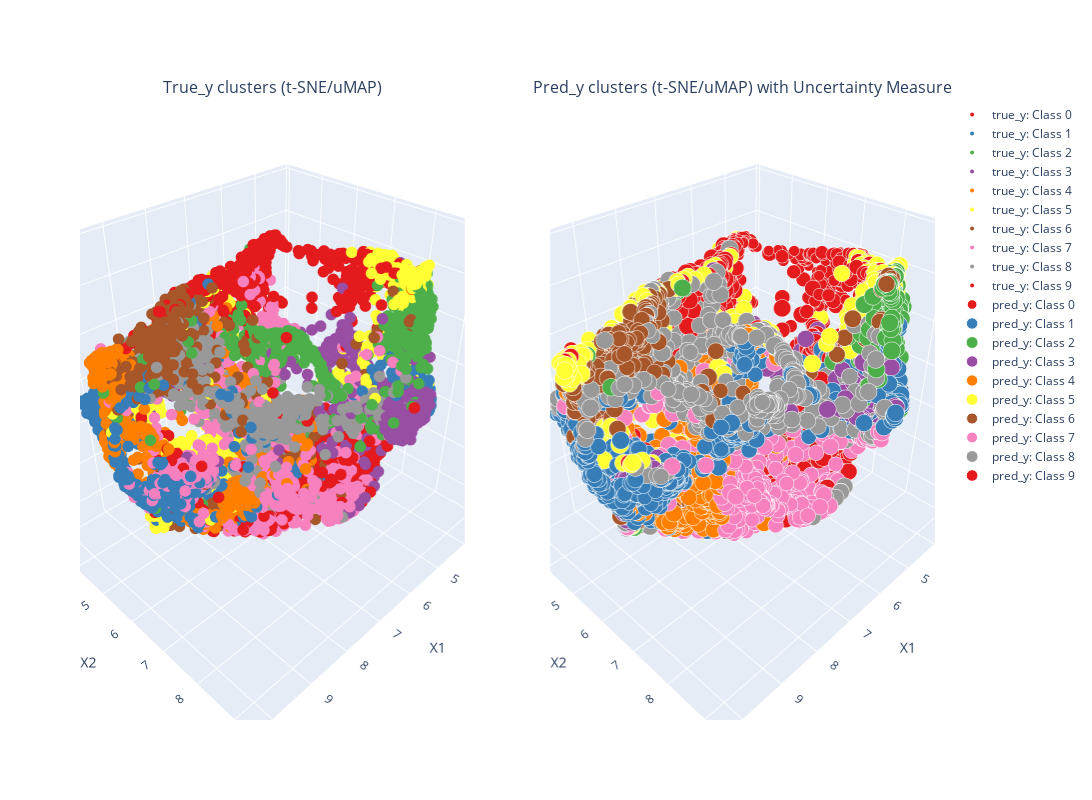

The cell this chart's notebook holds for it:
### Code cell
# BNN-VI-Mean-Field with no PCA on non-Linear-10D dataset

task_type = "classification"  # "regression" or "classification"
hid_dims = [30, 20]
prior_scale = 5.0
num_train = 500  # samples/steps
num_test = 100  # samples

print('Getting Dataset...', end=' ')
# train_X, train_y, test_X, test_y = get_MNIST_dataset()
# train_X, train_y, test_X, test_y = get_digits_dataset()
train_X, train_y, test_X, test_y = get_NonLinear_dataset(
    n_samples=50000,
    n_features=10,
    n_classes=10,
    n_clusters_per_class=3,
    n_informative=5,
    class_sep=2.0,
    nonlinear_strength=0.6,
    )
print(f'{train_X.shape[1]}D')
# train_X, test_X = apply_PCA(train_X, test_X)
bnn = BNN(in_dim=train_X.shape[1], out_dim=len(torch.unique(train_y)), hid_dims=hid_dims, hid_layers=len(hid_dims), prior_scale=prior_scale, task_type=task_type)
# bnn.fit_MCMC(train_X, train_y, num_samples=num_train)
bnn.fit_VI(train_X, train_y, num_steps=num_train, lr=1e-3)
print('Training Done.')
pred_y, pred_uncertainty = bnn.predict(test_X, num_samples=min(num_train, num_test))
print('Prediction Done.')
get_stats(task_type, pred_y, pred_uncertainty, test_y)
plot_3d_classification(test_X, test_y, pred_y, pred_uncertainty)

### Figure 1 — Plotly figure (JSON) as saved in the notebook; plotly's stock layout.template omitted (floating-point values rounded to 4 significant figures; data arrays with more than 128 entries replaced by an {"elided": "..."} marker saying what was removed)
{"data": [{"marker": {"color": "rgb(228,26,28)", "opacity": 1, "size": 4}, "mode": "markers", "name": "true_y: Class 0", "scene": "scene", "type": "scatter3d", "x": {"elided": "1000 float values"}, "y": {"elided": "1000 float values"}, "z": {"elided": "1000 float values"}}, {"marker": {"color": "rgb(55,126,184)", "opacity": 1, "size": 4}, "mode": "markers", "name": "true_y: Class 1", "scene": "scene", "type": "scatter3d", "x": {"elided": "1001 float values"}, "y": {"elided": "1001 float values"}, "z": {"elided": "1001 float values"}}, {"marker": {"color": "rgb(77,175,74)", "opacity": 1, "size": 4}, "mode": "markers", "name": "true_y: Class 2", "scene": "scene", "type": "scatter3d", "x": {"elided": "999 float values"}, "y": {"elided": "999 float values"}, "z": {"elided": "999 float values"}}, {"marker": {"color": "rgb(152,78,163)", "opacity": 1, "size": 4}, "mode": "markers", "name": "true_y: Class 3", "scene": "scene", "type": "scatter3d", "x": {"elided": "1002 float values"}, "y": {"elided": "1002 float values"}, "z": {"elided": "1002 float values"}}, {"marker": {"color": "rgb(255,127,0)", "opacity": 1, "size": 4}, "mode": "markers", "name": "true_y: Class 4", "scene": "scene", "type": "scatter3d", "x": {"elided": "1002 float values"}, "y": {"elided": "1002 float values"}, "z": {"elided": "1002 float values"}}, {"marker": {"color": "rgb(255,255,51)", "opacity": 1, "size": 4}, "mode": "markers", "name": "true_y: Class 5", "scene": "scene", "type": "scatter3d", "x": {"elided": "1000 float values"}, "y": {"elided": "1000 float values"}, "z": {"elided": "1000 float values"}}, {"marker": {"color": "rgb(166,86,40)", "opacity": 1, "size": 4}, "mode": "markers", "name": "true_y: Class 6", "scene": "scene", "type": "scatter3d", "x": {"elided": "999 float values"}, "y": {"elided": "999 float values"}, "z": {"elided": "999 float values"}}, {"marker": {"color": "rgb(247,129,191)", "opacity": 1, "size": 4}, "mode": "markers", "name": "true_y: Class 7", "scene": "scene", "type": "scatter3d", "x": {"elided": "1001 float values"}, "y": {"elided": "1001 float values"}, "z": {"elided": "1001 float values"}}, {"marker": {"color": "rgb(153,153,153)", "opacity": 1, "size": 4}, "mode": "markers", "name": "true_y: Class 8", "scene": "scene", "type": "scatter3d", "x": {"elided": "995 float values"}, "y": {"elided": "995 float values"}, "z": {"elided": "995 float values"}}, {"marker": {"color": "rgb(228,26,28)", "opacity": 1, "size": 4}, "mode": "markers", "name": "true_y: Class 9", "scene": "scene", "type": "scatter3d", "x": {"elided": "1001 float values"}, "y": {"elided": "1001 float values"}, "z": {"elided": "1001 float values"}}, {"marker": {"color": "rgb(228,26,28)", "opacity": 1, "size": {"elided": "1654 float values"}}, "mode": "markers", "name": "pred_y: Class 0", "scene": "scene2", "type": "scatter3d", "x": {"elided": "1654 float values"}, "y": {"elided": "1654 float values"}, "z": {"elided": "1654 float values"}}, {"marker": {"color": "rgb(55,126,184)", "opacity": 1, "size": {"elided": "1539 float values"}}, "mode": "markers", "name": "pred_y: Class 1", "scene": "scene2", "type": "scatter3d", "x": {"elided": "1539 float values"}, "y": {"elided": "1539 float values"}, "z": {"elided": "1539 float values"}}, {"marker": {"color": "rgb(77,175,74)", "opacity": 1, "size": {"elided": "378 float values"}}, "mode": "markers", "name": "pred_y: Class 2", "scene": "scene2", "type": "scatter3d", "x": {"elided": "378 float values"}, "y": {"elided": "378 float values"}, "z": {"elided": "378 float values"}}, {"marker": {"color": "rgb(152,78,163)", "opacity": 1, "size": {"elided": "582 float values"}}, "mode": "markers", "name": "pred_y: Class 3", "scene": "scene2", "type": "scatter3d", "x": {"elided": "582 float values"}, "y": {"elided": "582 float values"}, "z": {"elided": "582 float values"}}, {"marker": {"color": "rgb(255,127,0)", "opacity": 1, "size": {"elided": "920 float values"}}, "mode": "markers", "name": "pred_y: Class 4", "scene": "scene2", "type": "scatter3d", "x": {"elided": "920 float values"}, "y": {"elided": "920 float values"}, "z": {"elided": "920 float values"}}, {"marker": {"color": "rgb(255,255,51)", "opacity": 1, "size": {"elided": "543 float values"}}, "mode": "markers", "name": "pred_y: Class 5", "scene": "scene2", "type": "scatter3d", "x": {"elided": "543 float values"}, "y": {"elided": "543 float values"}, "z": {"elided": "543 float values"}}, {"marker": {"color": "rgb(166,86,40)", "opacity": 1, "size": {"elided": "1253 float values"}}, "mode": "markers", "name": "pred_y: Class 6", "scene": "scene2", "type": "scatter3d", "x": {"elided": "1253 float values"}, "y": {"elided": "1253 float values"}, "z": {"elided": "1253 float values"}}, {"marker": {"color": "rgb(247,129,191)", "opacity": 1, "size": {"elided": "946 float values"}}, "mode": "markers", "name": "pred_y: Class 7", "scene": "scene2", "type": "scatter3d", "x": {"elided": "946 float values"}, "y": {"elided": "946 float values"}, "z": {"elided": "946 float values"}}, {"marker": {"color": "rgb(153,153,153)", "opacity": 1, "size": {"elided": "1281 float values"}}, "mode": "markers", "name": "pred_y: Class 8", "scene": "scene2", "type": "scatter3d", "x": {"elided": "1281 float values"}, "y": {"elided": "1281 float values"}, "z": {"elided": "1281 float values"}}, {"marker": {"color": "rgb(228,26,28)", "opacity": 1, "size": {"elided": "904 float values"}}, "mode": "markers", "name": "pred_y: Class 9", "scene": "scene2", "type": "scatter3d", "x": {"elided": "904 float values"}, "y": {"elided": "904 float values"}, "z": {"elided": "904 float values"}}], "layout": {"annotations": [{"font": {"size": 16}, "showarrow": false, "text": "True_y clusters (t-SNE/uMAP)", "x": 0.225, "xanchor": "center", "xref": "paper", "y": 1, "yanchor": "bottom", "yref": "paper"}, {"font": {"size": 16}, "showarrow": false, "text": "Pred_y clusters (t-SNE/uMAP) with Uncertainty Measure", "x": 0.775, "xanchor": "center", "xref": "paper", "y": 1, "yanchor": "bottom", "yref": "paper"}], "height": 800, "scene": {"domain": {"x": [0, 0.45], "y": [0, 1]}, "xaxis": {"title": {"text": "X1"}}, "yaxis": {"title": {"text": "X2"}}, "zaxis": {"title": {"text": "X3"}}}, "scene2": {"domain": {"x": [0.55, 1], "y": [0, 1]}, "xaxis": {"title": {"text": "X1"}}, "yaxis": {"title": {"text": "X2"}}, "zaxis": {"title": {"text": "X3"}}}, "width": 1600}}
